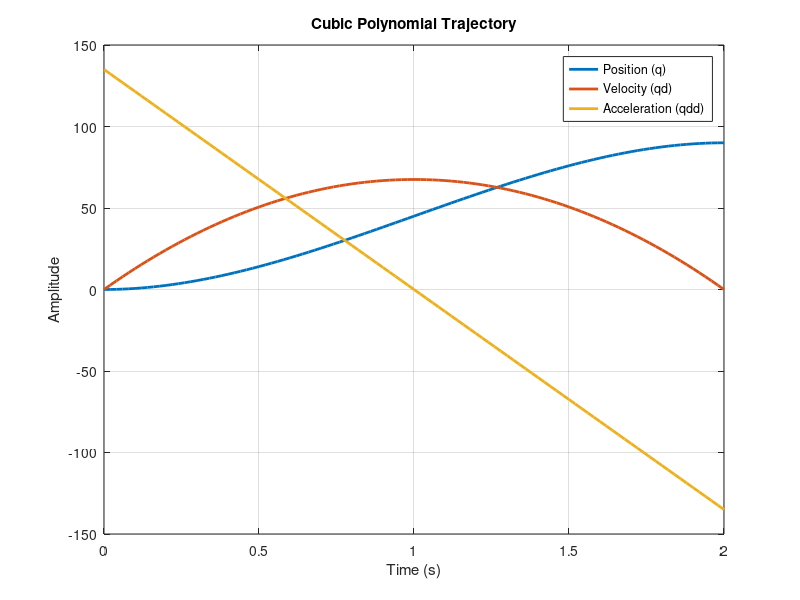

The MATLAB script that drew this image:
% Aim: To generate and plot a joint space trajectory using cubic polynomial
clear, clc, close all;
q0 = 0;                    % Parameters
qf = 90;    
tf = 2;      
t = 0:0.02:tf;  
a0 = q0;                   % Cubic polynomial coefficients 
a1 = 0;
a2 = (3 * (qf - q0)) / (tf^2);
a3 = (-2 * (qf - q0)) / (tf^3);

% Trajectory equations
q   = a0 + a1*t + a2*t.^2 + a3*t.^3;  
qd  = a1 + 2*a2*t + 3*a3*t.^2;        
qdd = 2.*a2 + 6*a3.*t;                

% Plot
figure;
plot(t, q, 'LineWidth', 2); hold on;
plot(t, qd, 'LineWidth', 2);
plot(t, qdd, 'LineWidth', 2);
hold off;
grid on;
xlabel('Time (s)');
ylabel('Amplitude');
legend('Position (q)', 'Velocity (qd)', 'Acceleration (qdd)');
title('Cubic Polynomial Trajectory');